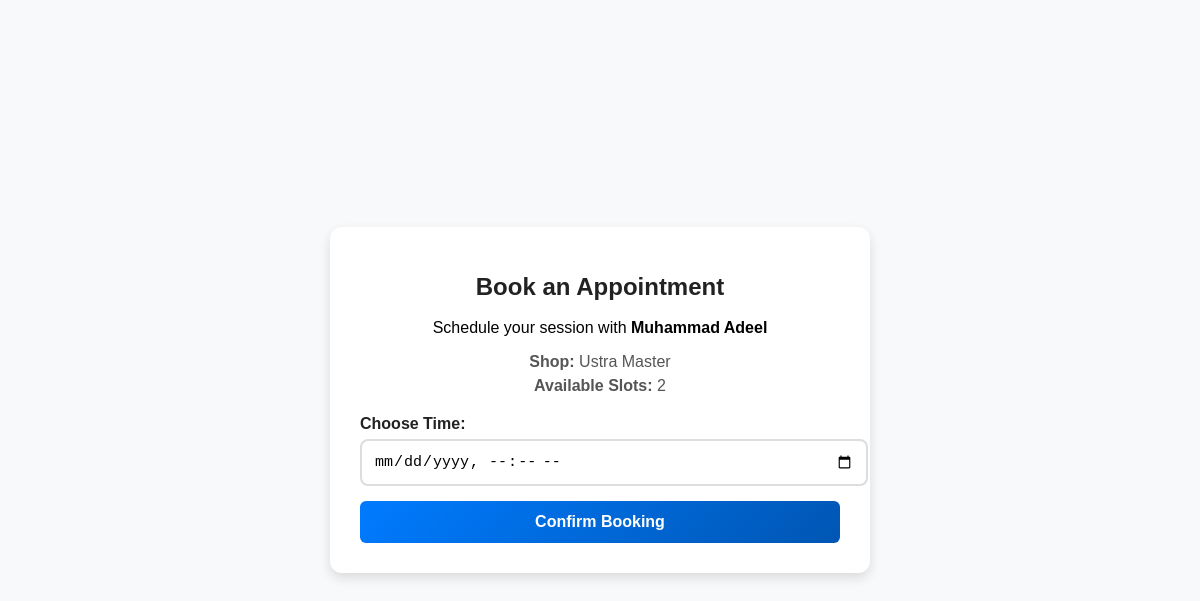
The page /user/book_appointment/8/ (signed in) on the database its author committed.
### barbers/models.py (models this page shows, shortened)
class BarberProfile(models.Model):
    user = models.OneToOneField(settings.AUTH_USER_MODEL, on_delete=models.CASCADE,  related_name="barber_profile")
    full_name = models.CharField(max_length=255)
    profile_picture = models.ImageField(upload_to='barber_profiles/', blank=True, null=True)
    shop_name = models.CharField(max_length=255)
    location = models.TextField()
    latitude = models.DecimalField(max_digits=9, decimal_places=6, blank=True, null=True)
    longitude = models.DecimalField(max_digits=9, decimal_places=6, blank=True, null=True)
    phone_number = models.CharField(max_length=20)
    shop_banner = models.ImageField(upload_to='shop_banners/', blank=True, null=True)
    available_time_slots = models.CharField(max_length=255, help_text="Example: 10:00 AM - 4:00 PM")

### users/views.py (the view, shortened to what this page needs)
# urls.py: path('book_appointment/<int:barber_id>/', views.book_appointment, name='book_appointment'),
@login_required
def book_appointment(request, barber_id):
    barber = get_object_or_404(BarberProfile, id=barber_id)
    existing_appointment = Appointment.objects.filter(user=request.user, appointment_time__gte=now()).exists()
    if existing_appointment:
        return render(request, 'error.html', {'message': 'You already have an appointment! Cancel it before booking a new one.'})
    return render(request, 'book_appointment.html', {'barber': barber})

### templates/book_appointment.html (shortened to what this page needs)
{% load static %}
<!DOCTYPE html>
<html lang="en">
  <head>
    <link rel="stylesheet" href="{% static 'CSS/book_appointment.css' %}" />
  </head>
  <body>
    <div class="appointment-container">
      <h1>Book an Appointment</h1>
      <p>Schedule your session with <strong>{{ barber.full_name }}</strong></p>
      <div class="barber-info">
        <p><strong>Shop:</strong> {{ barber.shop_name }}</p>
        <p>
          <strong>Available Slots:</strong> {{ barber.available_time_slots }}
        </p>
      </div>
      <form method="POST">
        <div class="input-group">
          <label for="appointment_time">Choose Time:</label>
          <input type="datetime-local" name="appointment_time" required />
        </div>
        <button type="submit" class="book-btn">Confirm Booking</button>
      </form>
    </div>
  </body>
</html>

### static/CSS/book_appointment.css (style rules this page uses)
body { font-family: 'Poppins', sans-serif; background-color: #f8f9fa; margin: 0; padding: 0; display: flex; justify-content: center; align-items: center; height: 100vh; }
.appointment-container { width: 90%; max-width: 480px; background: white; padding: 30px; border-radius: 12px; box-shadow: 0px 5px 12px rgba(0, 0, 0, 0.12); text-align: center; transition: 0.3s; }
.appointment-container h1 { color: #222; font-size: 24px; margin-bottom: 18px; }
.barber-info { margin-bottom: 20px; }
.barber-info p { font-size: 16px; color: #555; margin: 6px 0; }
.input-group { text-align: left; margin-bottom: 15px; }
.input-group label { font-weight: 600; display: block; margin-bottom: 6px; color: #222; }
.input-group input, .input-group select { width: 100%; padding: 12px; border: 2px solid #ddd; border-radius: 8px; font-size: 15px; transition: border 0.3s ease-in-out; }
.book-btn { width: 100%; padding: 12px; background: linear-gradient(135deg, #007BFF, #0056b3); color: white; border: none; font-size: 16px; font-weight: bold; border-radius: 6px; cursor: pointer; transition: 0.3s; }

### rows shown on the page
BarberProfile: full_name "Muhammad Adeel", shop_name "Ustra Master", available_time_slots "2"
